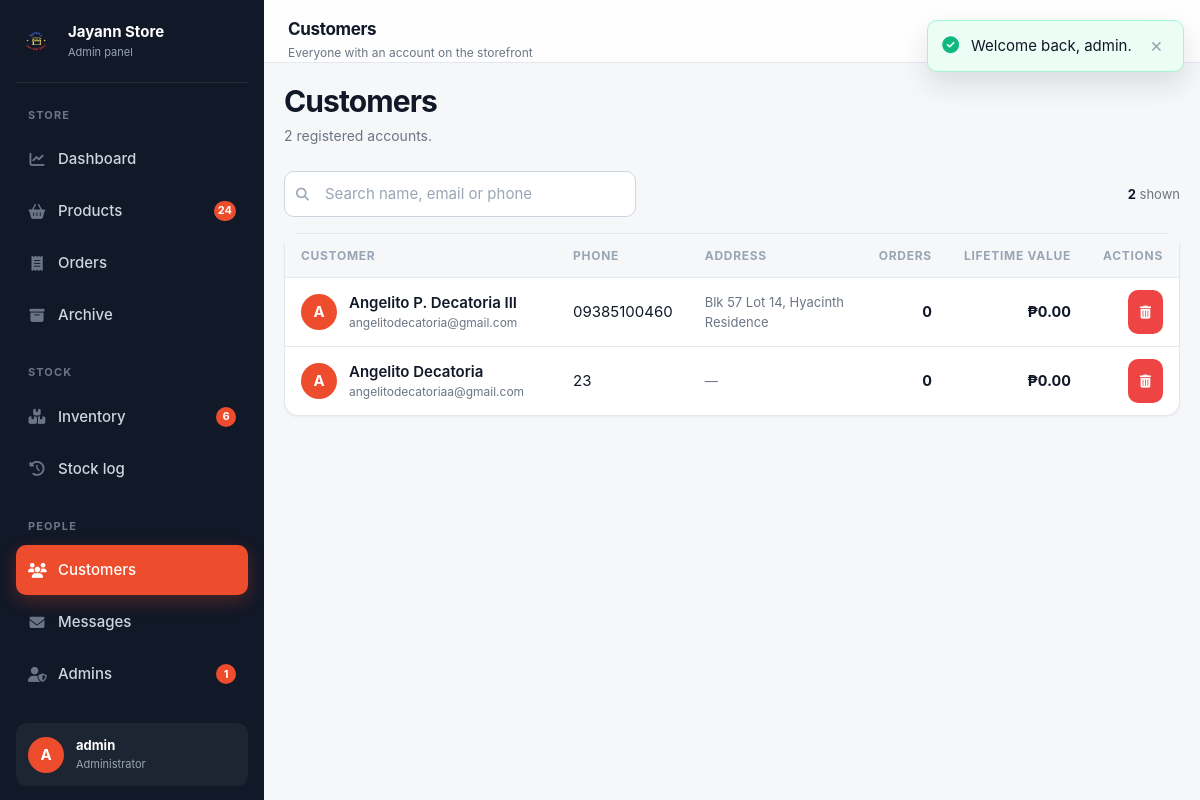
/admin/pages/users_accounts.php (signed in), run on the app's committed database.
### tables this page shows
CREATE TABLE `users` (
  `id` int(100) NOT NULL AUTO_INCREMENT,
  `name` varchar(30) NOT NULL,
  `email` varchar(120) NOT NULL DEFAULT '',
  `number` varchar(20) NOT NULL DEFAULT '',
  `password` varchar(255) NOT NULL DEFAULT '',
  `address` varchar(500) NOT NULL DEFAULT '',
  PRIMARY KEY (`id`),
  UNIQUE KEY `uq_users_email` (`email`)
);

### app/bootstrap.php (called while the page is built, shortened)
<?php
$config = require __DIR__ . '/config.php';
require_once __DIR__ . '/helpers.php';
require_once __DIR__ . '/inventory.php';
class Db
{
    private PDO $pdo;
    public function __construct(PDO $pdo)
    {
        $this->pdo = $pdo;
    }
    public function run(string $sql, array $params = []): PDOStatement
    {
        $stmt = $this->pdo->prepare($sql);
        $stmt->execute($params);
        return $stmt;
    }
    public function all(string $sql, array $params = []): array
    {
        return $this->run($sql, $params)->fetchAll();
    }
    public function one(string $sql, array $params = []): ?array
    {
        $row = $this->run($sql, $params)->fetch();
        return $row === false ? null : $row;
    }
    public function value(string $sql, array $params = [])
    {
        $value = $this->run($sql, $params)->fetchColumn();
        return $value === false ? null : $value;
    }
}
$db = new Db($conn);

### app/config.php (called while the page is built, shortened)
<?php
if (!function_exists('detect_base_url')) {
    function detect_base_url(): string
    {
        $configured = getenv('JAYANN_BASE_URL');
        $script = (string) ($_SERVER['SCRIPT_NAME'] ?? '');
        $appDir = basename(ROOT_PATH);
        $needle = '/' . $appDir . '/';
        $at = strpos($script, $needle);
        return $at === false ? '/' : substr($script, 0, $at + strlen($needle));
    }
}
function config(string $key, $default = null)
{
    $env = getenv($key);
    return ($env === false || $env === '') ? $default : $env;
}
$config = [
    'db' => [
        'host'     => config('JAYANN_DB_HOST', 'localhost'),
        'port'     => config('JAYANN_DB_PORT', '3306'),
        'name'     => config('JAYANN_DB_NAME', 'jayann_store'),
        'user'     => config('JAYANN_DB_USER', 'root'),
        'password' => config('JAYANN_DB_PASSWORD', ''),
        'charset'  => 'utf8mb4',
    ],
    'store' => [
        'name'      => "Jayann's Store",
        'legal'     => 'Jayann Store',
        'tagline'   => 'Your one-stop shop',
        'email'     => 'contact@jayannstore.com',
        'phone'     => '+63 938 510 0460',
        'phone_raw' => '09385100460',
        'address'   => 'Blk 57, Lot 14, Hyacinth Residence',
        'hours'     => 'Mon–Sat, 8:00 AM – 8:00 PM',
        'facebook'  => 'https://www.facebook.com/angelo.decatoria.5',
        'instagram' => '',
        'x'         => '',
        'service_area' => 'Cavite, and nearby provinces',
        'returns_days'  => 7,
        'currency'  => '₱',
    ],
    'order' => [
        'shipping_fee' => 50,
        'free_shipping_over' => 1000,
        'max_qty_per_item' => 99,
    ],
    'paymongo' => [
        'secret_key'  => config('PAYMONGO_SECRET_KEY', ''),
        'public_key'  => config('PAYMONGO_PUBLIC_KEY', ''),
        'livemode'    => (bool) config('PAYMONGO_LIVEMODE', false),
        'webhook_secret' => config('PAYMONGO_WEBHOOK_SECRET', ''),
        'session_ttl' => 14400,
    ],
];
$localOverrides = __DIR__ . '/config.local.php';
return $config;

### app/inventory.php (called while the page is built, shortened)
<?php
if (!function_exists('inventory_is_installed')) {
    function inventory_is_installed(): bool
    {
        static $installed = null;
        global $db;
        try {
            $installed = (bool) $db->value(
                "SELECT COUNT(*) FROM information_schema.COLUMNS
                 WHERE TABLE_SCHEMA = DATABASE() AND TABLE_NAME = 'products'
                   AND COLUMN_NAME = 'low_stock_threshold'"
            );
        } catch (Throwable $e) {
            $installed = false;
        }
        return $installed;
    }
}
if (!function_exists('inventory_needs_restock_count')) {
    function inventory_needs_restock_count(): int
    {
        global $db;
        if (!inventory_is_installed()) {
            return 0;
        }
        return (int) ($db->value(
            'SELECT COUNT(*) FROM products
             WHERE stock <= 0
                OR (low_stock_threshold > 0 AND stock <= low_stock_threshold)'
        ) ?? 0);
    }
}

### app/views/admin/helpers.php (called while the page is built, shortened)
<?php declare(strict_types=1);
if (!function_exists('admin_url')) {
    function admin_q(string $key, string $default = ''): string
    {
        $v = $_GET[$key] ?? $default;
        return is_string($v) ? trim($v) : $default;
    }
    function admin_qint(string $key, int $default = 0): int
    {
        $v = $_GET[$key] ?? $_POST[$key] ?? null;
        return is_numeric($v) ? max(0, (int) $v) : $default;
    }
    function admin_page_no(int $total, int $perPage = 12): int
    {
        $pages = max(1, (int) ceil($total / max(1, $perPage)));
        return min(admin_qint('page', 1), $pages);
    }
}

### admin/pages/users_accounts.php (the view, shortened to what this page needs)
<?php
require_once __DIR__ . '/../../app/bootstrap.php';
require_once __DIR__ . '/../../app/views/admin/helpers.php';
$admin_page = 'users';
$page_title = 'Customers';
$page_sub   = 'Everyone with an account on the storefront';
$q        = admin_q('q');
$perPage  = 20;
$whereSql = '';
$params   = [];
$total  = (int) ($db->value("SELECT COUNT(*) FROM users u $whereSql", $params) ?? 0);
$page   = admin_page_no($total, $perPage);
$offset = ($page - 1) * $perPage;
$users = $db->all(
    "SELECT u.*,
            (SELECT COUNT(*) FROM orders o WHERE o.user_id = u.id) AS order_count,
            (SELECT COALESCE(SUM(o.total_price), 0) FROM orders o
              WHERE o.user_id = u.id AND o.payment_status IN ('paid','completed')) AS lifetime_value,
            (SELECT COUNT(*) FROM cart c WHERE c.user_id = u.id) AS cart_count
     FROM users u $whereSql
     ORDER BY u.id DESC LIMIT $perPage OFFSET $offset",
    $params
);
require __DIR__ . '/../../app/views/admin/head.php';
?>
<div class="page-head">
    <div>
        <h1>Customers</h1>
        <p><?= e(plural($total, 'registered account')) ?>.</p>
    </div>
</div>
<form class="filters" method="get" action="users_accounts.php">
    <div class="searchinline">
        <input class="input" type="search" name="q" value="<?= e($q) ?>"
               placeholder="Search name, email or phone" aria-label="Search customers" data-search>
    </div>
    <div class="filters__count"><strong><?= e(number_format($total)) ?></strong> shown</div>
</form>
<section class="card">
    <div class="card__body card__body--flush">
        <?php if (!$users): ?>
            <?= admin_empty(
                'fa-users',
                $q !== '' ? 'No customer matches' : 'No accounts yet',
                $q !== '' ? 'Try a different search term.' : 'Customers appear here as soon as they register on the storefront.'
            ) ?>
        <?php else: ?>
        <div class="tablewrap">
            <table class="table">
                <thead>
                    <tr>
                        <th scope="col">Customer</th>
                        <th scope="col">Phone</th>
                        <th scope="col">Address</th>
                        <th scope="col" class="num">Orders</th>
                        <th scope="col" class="num">Lifetime value</th>
                        <th scope="col" class="num">Actions</th>
                    </tr>
                </thead>
                <tbody>
                <?php foreach ($users as $u): ?>
                    <tr>
                        <td>
                            <span class="cellproduct">
                                <span class="sidebar__avatar" aria-hidden="true"><?= e(strtoupper(substr((string) $u['name'], 0, 1))) ?></span>
                                <span>
                                    <strong><?= e($u['name']) ?></strong>
                                    <small><a href="mailto:<?= e($u['email']) ?>"><?= e($u['email']) ?></a></small>
                                </span>
                            </span>
                        </td>
                        <td style="white-space:nowrap"><?= e($u['number']) ?></td>
                        <td style="max-width:16rem">
                            <span style="display:block;color:var(--text-muted);font-size:var(--fs-sm)">
                                <?= $u['address'] !== '' ? e($u['address']) : '—' ?>
                            </span>
                        </td>
                        <td class="num">
                            <strong><?= (int) $u['order_count'] ?></strong>
                        </td>
                        <td class="num"><strong><?= e(money($u['lifetime_value'])) ?></strong></td>
                        <td class="num">
                            <div class="rowactions" style="justify-content:flex-end">
                                <form method="post" action="users_accounts.php"
                                      data-confirm="Delete <?= e($u['name']) ?>? Their orders and cart are deleted too, and this cannot be undone.">
                                    <button class="btn btn--sm btn--danger" type="submit">
                                        <i class="fa-solid fa-trash-can" aria-hidden="true"></i>
                                    </button>
                                </form>
                            </div>
                        </td>
                    </tr>
                <?php endforeach; ?>
                </tbody>
            </table>
        </div>
        <?php endif; ?>
    </div>
</section>
<?php require __DIR__ . '/../../app/views/admin/footer.php'; ?>

### app/views/admin/head.php (shortened to what this page needs)
<?php declare(strict_types=1);
require_once __DIR__ . '/helpers.php';
$admin_page = $admin_page ?? '';
$page_title = $page_title ?? "Jayann's Store Admin";
$page_sub   = $page_sub   ?? '';
$admin_user = current_admin() ?? ['name' => 'Admin'];
$admin_nav = [
    [
        'key'   => 'dashboard',
        'file'  => 'dashboard.php',
        'icon'  => 'fa-chart-line',
        'label' => 'Dashboard',
    ],
    [
        'key'   => 'products',
        'file'  => 'products.php',
        'icon'  => 'fa-basket-shopping',
        'label' => 'Products',
        'count' => (int) ($db->value('SELECT COUNT(*) FROM products') ?? 0),
    ],
    [
        'key'   => 'inventory',
        'file'  => 'inventory.php',
        'icon'  => 'fa-boxes-stacked',
        'label' => 'Inventory',
        'count' => inventory_needs_restock_count(),
    ],
    [
        'key'   => 'stock',
        'file'  => 'stock_movements.php',
        'icon'  => 'fa-clock-rotate-left',
        'label' => 'Stock log',
    ],
    [
        'key'   => 'orders',
        'file'  => 'placed_orders.php',
        'icon'  => 'fa-receipt',
        'label' => 'Orders',
        'count' => (int) ($db->value('SELECT COUNT(*) FROM orders') ?? 0),
    ],
    [
        'key'   => 'archive',
        'file'  => 'product_archive.php',
        'icon'  => 'fa-box-archive',
        'label' => 'Archive',
    ],
    [
        'key'   => 'users',
        'file'  => 'users_accounts.php',
        'icon'  => 'fa-users',
        'label' => 'Customers',
    ],
    [
        'key'   => 'messages',
        'file'  => 'contact.php',
        'icon'  => 'fa-envelope',
        'label' => 'Messages',
        'count' => (int) ($db->value('SELECT COUNT(*) FROM messages') ?? 0),
    ],
];
$admin_nav_groups = [
    'Store'  => ['dashboard', 'products', 'orders', 'archive'],
    'Stock'  => ['inventory', 'stock'],
    'People' => ['users', 'messages', 'admins'],
];
$admin_extra_nav = [
    'key'   => 'admins',
    'file'  => 'admin_accounts.php',
    'icon'  => 'fa-user-shield',
    'label' => 'Admins',
    'count' => (int) ($db->value('SELECT COUNT(*) FROM admin') ?? 0),
];
$admin_all_nav = array_merge($admin_nav, [$admin_extra_nav]);
?>
<!DOCTYPE html>
<html lang="en">
<head>
<link rel="stylesheet" href="https://cdnjs.cloudflare.com/ajax/libs/font-awesome/6.5.2/css/all.min.css">
<?= render_css('admin') ?>
</head>
<body>
<div class="admin">
    <aside class="sidebar" data-sidebar aria-label="Admin navigation">
        <a class="sidebar__brand" href="dashboard.php">
            <img src="<?= BASE_URL ?>assets/img/storenijayann.png" alt="">
            <span>
                <strong><?= e($config['store']['legal']) ?></strong>
                <small>Admin panel</small>
            </span>
        </a>
        <?php foreach ($admin_nav_groups as $group_label => $keys): ?>
        <nav class="sidebar__nav" aria-label="<?= e($group_label) ?>">
            <p class="sidebar__label"><?= e($group_label) ?></p>
            <?php foreach ($admin_all_nav as $item): ?>
                <?php if (!in_array($item['key'], $keys, true)) continue; ?>
                <a class="sidebar__link<?= $admin_page === $item['key'] ? ' is-active' : '' ?>"
                   href="<?= e($item['file']) ?>"
                   <?= $admin_page === $item['key'] ? 'aria-current="page"' : '' ?>>
                    <i class="fa-solid <?= e($item['icon']) ?>" aria-hidden="true"></i>
                    <span><?= e($item['label']) ?></span>
                    <?php if (!empty($item['count'])): ?>
                        <span class="sidebar__count"><?= e(number_format($item['count'])) ?></span>
                    <?php endif; ?>
                </a>
            <?php endforeach; ?>
        </nav>
        <?php endforeach; ?>
        <div class="sidebar__foot">
            <div class="sidebar__user">
                <span class="sidebar__avatar" aria-hidden="true"><?= e(strtoupper(substr((string) $admin_user['name'], 0, 1))) ?></span>
                <span>
                    <strong><?= e($admin_user['name']) ?></strong>
                    <small>Administrator</small>
                </span>
            </div>
            <a class="sidebar__link" href="update_profile.php">
            </a>
        </div>
    </aside>
    <div class="admin__main">
        <header class="topbar">
            <div class="topbar__inner">
                <div>
                    <p class="topbar__title"><?= e($page_title) ?></p>
                    <?php if ($page_sub !== ''): ?>
                        <p class="topbar__sub"><?= e($page_sub) ?></p>
                    <?php endif; ?>
                </div>
                <div class="topbar__right">
                    <a class="iconbtn" href="messages.php" title="Messages" aria-label="Messages">
                    </a>
                    <a class="iconbtn" href="update_profile.php" title="My profile" aria-label="My profile">
                    </a>
                </div>
            </div>
        </header>
        <main class="admin__body">

### data on the page
users: name "A", name "Angelito P. Decatoria III", email "angelitodecatoria@gmail.com", number "09385100460", address "Blk 57 Lot 14, Hyacinth Residence", order_count "0", lifetime_value "₱0.00"
users: name "A", name "Angelito Decatoria", email "angelitodecatoriaa@gmail.com", number "23", order_count "0", lifetime_value "₱0.00"

### other printed values
$config['store']['legal'] "Jayann Store"
$group_label "STORE"
$item['label'] "Dashboard"
$item['label'] "Products"
$item['count'] "24"
$item['label'] "Orders"
$item['label'] "Archive"
$group_label "STOCK"
$item['label'] "Inventory"
$item['count'] "6"
$item['label'] "Stock log"
$group_label "PEOPLE"
$item['label'] "Customers"
$item['label'] "Messages"
$item['label'] "Admins"
